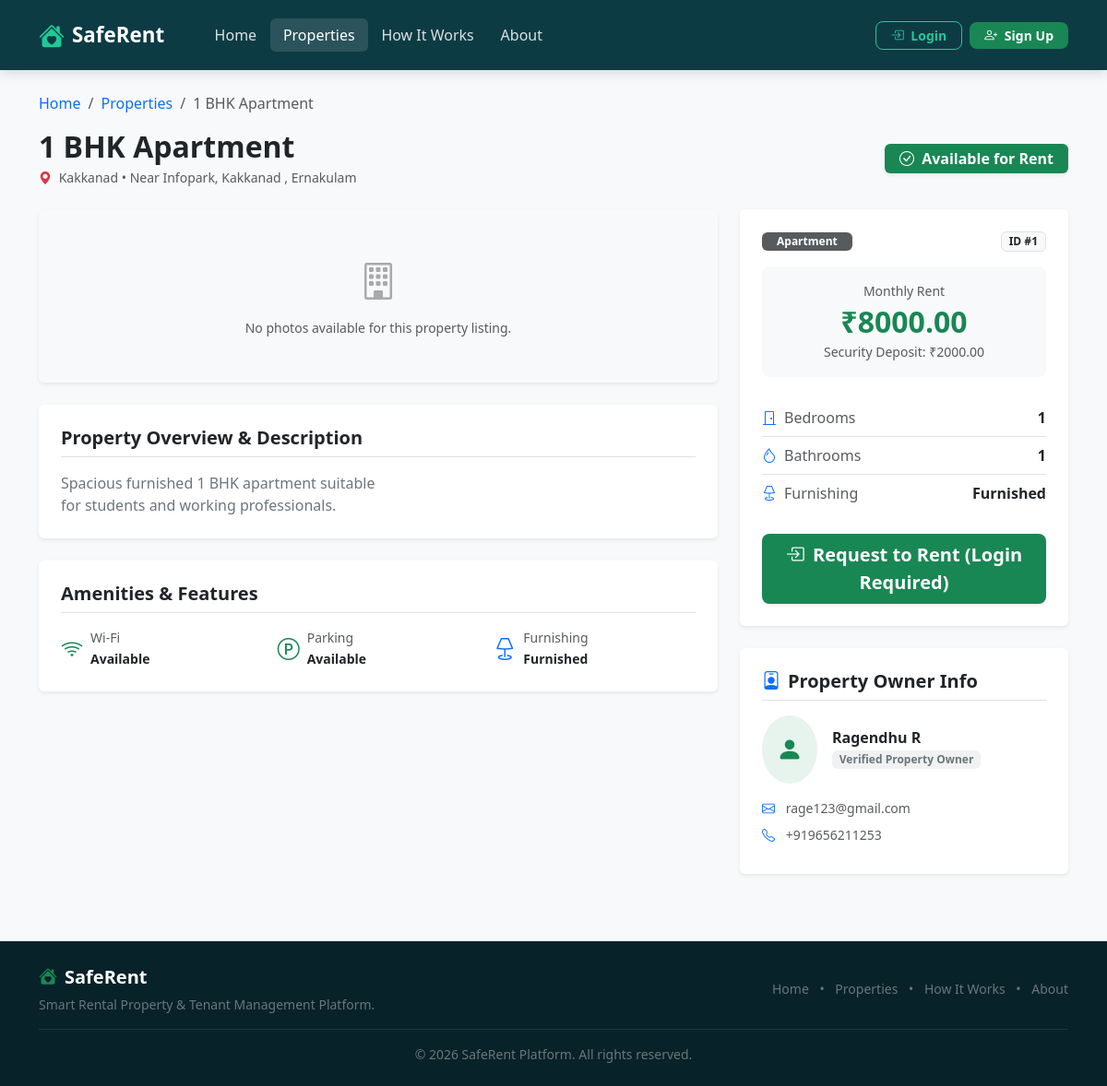
Screenshot of /properties/1/ with the database file from the repository.
### core/models.py (models this page shows, shortened)
class Property(models.Model):
    PROPERTY_TYPE_CHOICES = [
        ('APARTMENT', 'Apartment'),
        ('HOUSE', 'House'),
        ('ROOM', 'Single Room'),
        ('SHARED', 'Shared Room'),
    ]
    FURNISHED_STATUS_CHOICES = [
        ('FURNISHED', 'Furnished'),
        ('SEMI', 'Semi-Furnished'),
        ('UNFURNISHED', 'Unfurnished'),
    ]
    owner = models.ForeignKey(
        settings.AUTH_USER_MODEL,
        on_delete=models.CASCADE,
        related_name='properties',
        help_text="Property owner user"
    )
    title = models.CharField(max_length=200, help_text="Property listing title")
    description = models.TextField(help_text="Detailed description of the property")
    location = models.CharField(max_length=100, help_text="City / Area / Locality")
    address = models.TextField(help_text="Full address of the property")
    monthly_rent = models.DecimalField(
        max_digits=10,
        decimal_places=2,
        help_text="Monthly rent amount in ₹"
    )
    security_deposit = models.DecimalField(
        max_digits=10,
        decimal_places=2,
        default=0,
        help_text="Security deposit amount in ₹"
    )
    property_type = models.CharField(
        max_length=20,
        choices=PROPERTY_TYPE_CHOICES,
        default='APARTMENT'
    )
    bedrooms = models.PositiveIntegerField(default=1)
    bathrooms = models.PositiveIntegerField(default=1)
    furnished_status = models.CharField(
        max_length=20,
        choices=FURNISHED_STATUS_CHOICES,
        default='UNFURNISHED'
    )
    wifi_available = models.BooleanField(default=False, verbose_name="Wi-Fi Available")
    parking_available = models.BooleanField(default=False, verbose_name="Parking Available")
    other_amenities = models.TextField(
        blank=True,
        help_text="Other facilities (e.g. Gym, Power Backup, Elevator, Security)"
    )
    is_available = models.BooleanField(default=True, verbose_name="Available for Rent")
    created_at = models.DateTimeField(auto_now_add=True)
    updated_at = models.DateTimeField(auto_now=True)
    class Meta:
        ordering = ['-created_at']
        verbose_name = "Property"
        verbose_name_plural = "Properties"

### accounts/models.py (models this page shows, shortened)
class User(AbstractUser):
    ROLE_TENANT = 'TENANT'
    ROLE_OWNER = 'OWNER'
    ROLE_CHOICES = [
        (ROLE_TENANT, 'Tenant'),
        (ROLE_OWNER, 'Property Owner'),
    ]
    role = models.CharField(
        max_length=10,
        choices=ROLE_CHOICES,
        default=ROLE_TENANT,
        help_text="User role on SafeRent platform"
    )
    phone_number = models.CharField(
        max_length=15,
        blank=True,
        null=True,
        help_text="Contact phone number"
    )

### core/views.py (the view)
# urls.py: path('properties/<int:pk>/', views.public_property_detail, name='public_property_detail'),
def public_property_detail(request, pk):
    property_obj = get_object_or_404(Property, pk=pk)
    return render(request, 'core/public_property_detail.html', {
        'property': property_obj
    })

### core/templates/core/public_property_detail.html (shortened to what this page needs)
{% extends 'base.html' %}
{% block content %}
<div class="container py-4">
    <nav aria-label="breadcrumb" class="mb-3">
        <ol class="breadcrumb">
            <li class="breadcrumb-item"><a href="{% url 'core:home' %}" class="text-decoration-none">Home</a></li>
            <li class="breadcrumb-item"><a href="{% url 'core:properties' %}" class="text-decoration-none">Properties</a></li>
            <li class="breadcrumb-item active" aria-current="page">{{ property.title|truncatechars:30 }}</li>
        </ol>
    </nav>
    <div class="d-flex align-items-center justify-content-between flex-wrap gap-2 mb-4">
        <div>
            <h2 class="fw-bold text-dark mb-1">{{ property.title }}</h2>
            <p class="text-muted small mb-0">
                <i class="bi bi-geo-alt-fill text-danger me-1"></i> {{ property.location }} &bull; {{ property.address }}
            </p>
        </div>
        <div>
            {% if property.is_available %}
                <span class="badge bg-success text-white px-3 py-2 fs-6 shadow-sm">
                    <i class="bi bi-check-circle me-1"></i> Available for Rent
                </span>
            {% else %}
                <span class="badge bg-secondary text-white px-3 py-2 fs-6 shadow-sm">
                    <i class="bi bi-x-circle me-1"></i> Currently Rented / Unavailable
                </span>
            {% endif %}
        </div>
    </div>
    <div class="row g-4">
        <div class="col-lg-8">
            <div class="card sr-card shadow-sm border-0 mb-4 overflow-hidden">
                {% if property.images.all %}
                    <div id="publicPropertyCarousel" class="carousel slide" data-bs-ride="carousel">
                        <div class="carousel-inner bg-dark" style="max-height: 420px;">
                            {% for img in property.images.all %}
                                <div class="carousel-item {% if forloop.first %}active{% endif %} text-center">
                                    <img src="{{ img.image.url }}" class="d-block w-100 object-fit-cover" style="max-height: 420px;" alt="{{ property.title }}">
                                </div>
                            {% endfor %}
                        </div>
                        {% if property.images.count > 1 %}
                            <button class="carousel-control-prev" type="button" data-bs-target="#publicPropertyCarousel" data-bs-slide="prev">
                                <span class="carousel-control-prev-icon" aria-hidden="true"></span>
                                <span class="visually-hidden">Previous</span>
                            </button>
                            <button class="carousel-control-next" type="button" data-bs-target="#publicPropertyCarousel" data-bs-slide="next">
                                <span class="carousel-control-next-icon" aria-hidden="true"></span>
                                <span class="visually-hidden">Next</span>
                            </button>
                        {% endif %}
                    </div>
                {% else %}
                    <div class="bg-light text-center py-5">
                        <i class="bi bi-building fs-1 text-muted opacity-50 mb-2 d-block"></i>
                        <span class="text-muted small">No photos available for this property listing.</span>
                    </div>
                {% endif %}
            </div>
            <div class="card sr-card shadow-sm border-0 p-4 mb-4">
                <h5 class="fw-bold text-dark border-bottom pb-2 mb-3">Property Overview &amp; Description</h5>
                <p class="text-secondary lh-base mb-0" style="white-space: pre-line;">{{ property.description }}</p>
            </div>
            <div class="card sr-card shadow-sm border-0 p-4">
                <h5 class="fw-bold text-dark border-bottom pb-2 mb-3">Amenities &amp; Features</h5>
                <div class="row g-3">
                    <div class="col-6 col-md-4">
                        <div class="d-flex align-items-center gap-2">
                            <i class="bi bi-wifi fs-4 {% if property.wifi_available %}text-success{% else %}text-muted opacity-50{% endif %}"></i>
                            <div>
                                <span class="d-block small text-muted">Wi-Fi</span>
                                <span class="fw-semibold small">{% if property.wifi_available %}Available{% else %}Not Available{% endif %}</span>
                            </div>
                        </div>
                    </div>
                    <div class="col-6 col-md-4">
                        <div class="d-flex align-items-center gap-2">
                            <i class="bi bi-p-circle fs-4 {% if property.parking_available %}text-success{% else %}text-muted opacity-50{% endif %}"></i>
                            <div>
                                <span class="d-block small text-muted">Parking</span>
                                <span class="fw-semibold small">{% if property.parking_available %}Available{% else %}Not Available{% endif %}</span>
                            </div>
                        </div>
                    </div>
                    <div class="col-6 col-md-4">
                        <div class="d-flex align-items-center gap-2">
                            <i class="bi bi-lamp fs-4 text-primary"></i>
                            <div>
                                <span class="d-block small text-muted">Furnishing</span>
                                <span class="fw-semibold small">{{ property.get_furnished_status_display }}</span>
                            </div>
                        </div>
                    </div>
                </div>
            </div>
        </div>
        <div class="col-lg-4">
            <div class="card sr-card shadow-sm border-0 p-4 mb-4">
                <div class="d-flex align-items-center justify-content-between mb-3">
                    <span class="badge bg-dark bg-opacity-75 text-white px-3 py-1">
                        {{ property.get_property_type_display }}
                    </span>
                    <span class="badge bg-light text-dark border px-2 py-1 small">
                        ID #{{ property.pk }}
                    </span>
                </div>
                <div class="bg-light p-3 rounded-3 mb-4 text-center">
                    <span class="text-muted small d-block mb-1">Monthly Rent</span>
                    <h2 class="fw-bold text-success mb-0">₹{{ property.monthly_rent }}</h2>
                    <small class="text-muted">Security Deposit: ₹{{ property.security_deposit }}</small>
                </div>
                <ul class="list-group list-group-flush mb-4">
                    <li class="list-group-item d-flex justify-content-between align-items-center px-0">
                        <span class="text-muted"><i class="bi bi-door-closed me-2 text-primary"></i>Bedrooms</span>
                        <span class="fw-bold text-dark">{{ property.bedrooms }}</span>
                    </li>
                    <li class="list-group-item d-flex justify-content-between align-items-center px-0">
                        <span class="text-muted"><i class="bi bi-droplet me-2 text-primary"></i>Bathrooms</span>
                        <span class="fw-bold text-dark">{{ property.bathrooms }}</span>
                    </li>
                    <li class="list-group-item d-flex justify-content-between align-items-center px-0">
                        <span class="text-muted"><i class="bi bi-lamp me-2 text-primary"></i>Furnishing</span>
                        <span class="fw-bold text-dark">{{ property.get_furnished_status_display }}</span>
                    </li>
                </ul>
                {% if property.is_available %}
                    {% if user.is_authenticated %}
                        {% if user.role == 'TENANT' or user.is_superuser %}
                            <a href="{% url 'core:request_rental' property.pk %}" class="btn sr-btn-primary w-100 fw-semibold btn-lg shadow-sm">
                                <i class="bi bi-send-fill me-1"></i> Request to Rent
                            </a>
                        {% else %}
                            <div class="alert alert-light border text-center text-muted small mb-0 py-2">
                                <i class="bi bi-building-gear me-1"></i> Property Owner Account (Cannot Request Rental)
                            </div>
                        {% endif %}
                    {% else %}
                        <a href="{% url 'accounts:login' %}?next={% url 'core:request_rental' property.pk %}" class="btn sr-btn-primary w-100 fw-semibold btn-lg shadow-sm">
                            <i class="bi bi-box-arrow-in-right me-1"></i> Request to Rent (Login Required)
                        </a>
                    {% endif %}
                {% else %}
                    <button class="btn btn-secondary w-100 fw-semibold btn-lg" disabled>
                        Currently Unavailable
                    </button>
                {% endif %}
            </div>
            <div class="card sr-card shadow-sm border-0 p-4">
                <h5 class="fw-bold text-dark border-bottom pb-2 mb-3">
                    <i class="bi bi-person-badge text-primary me-2"></i>Property Owner Info
                </h5>
                <div class="d-flex align-items-center gap-3 mb-3">
                    <div class="bg-success bg-opacity-10 text-success p-3 rounded-circle">
                        <i class="bi bi-person-fill fs-3"></i>
                    </div>
                    <div>
                        <h6 class="fw-bold mb-0 text-dark">
                            {{ property.owner.first_name }} {{ property.owner.last_name }}
                        </h6>
                        <span class="badge bg-secondary bg-opacity-10 text-secondary small">Verified Property Owner</span>
                    </div>
                </div>
                <ul class="list-unstyled small mb-0">
                    <li class="mb-2 text-muted">
                        <i class="bi bi-envelope me-2 text-primary"></i>
                        <span>{{ property.owner.email }}</span>
                    </li>
                    {% if property.owner.phone_number %}
                        <li class="mb-2 text-muted">
                            <i class="bi bi-telephone me-2 text-primary"></i>
                            <span>{{ property.owner.phone_number }}</span>
                        </li>
                    {% endif %}
                </ul>
            </div>
        </div>
    </div>
</div>
{% endblock %}

### static/css/style.css (style rules this page uses)
:root { --sr-dark-teal: #0d3b44; --sr-dark-teal-hover: #07282e; --sr-green-accent: #198754; --sr-green-accent-hover: #146c43; --sr-light-bg: #f8f9fa; --sr-card-bg: #ffffff; --sr-text-dark: #1e293b; --sr-text-muted: #64748b; --sr-border-color: #e2e8f0; --sr-shadow-sm: 0 2px 8px rgba(15, 23, 42, 0.05); --sr-shadow-md: 0 10px 25px rgba(15, 23, 42, 0.08); }
body { background-color: var(--sr-light-bg); color: var(--sr-text-dark); font-family: 'Segoe UI', Roboto, -apple-system, BlinkMacSystemFont, sans-serif; min-height: 100vh; display: flex; flex-direction: column; }
.sr-btn-primary { background-color: var(--sr-green-accent); color: #ffffff !important; font-weight: 600; border-radius: 8px; border: none; transition: all 0.2s ease; }

### rows the page displays
Property: title "1 BHK Apartment", location "Kakkanad", address "Near Infopark, Kakkanad , Ernakulam", description "Spacious furnished 1 BHK apartment suitable for students and working professionals.", furnished_status "Furnished", property_type "Apartment", pk "1", monthly_rent "8000.00", security_deposit "2000.00", bedrooms "1", bathrooms "1", owner.first_name "Ragendhu", owner.last_name "R", owner.email "rage123@gmail.com", owner.phone_number "+919656211253"
